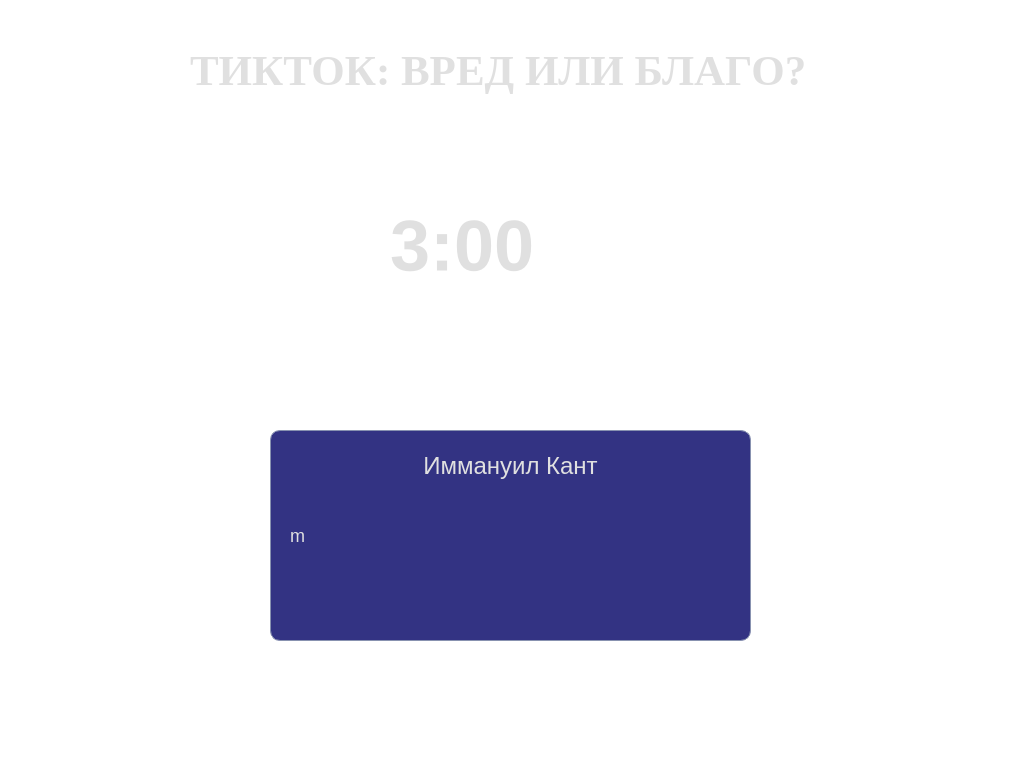
<?xml version="1.0" encoding="UTF-8"?>
<ui version="4.0">
 <class>DebateScreenWidget</class>
 <widget class="QWidget" name="DebateScreenWidget">
  <property name="geometry">
   <rect>
    <x>0</x>
    <y>0</y>
    <width>1024</width>
    <height>768</height>
   </rect>
  </property>
  <property name="windowTitle">
   <string>Form</string>
  </property>
  <property name="styleSheet">
   <string notr="true">QWidget#DebateScreenWidget {
    background-image: url(:/assets/stage_background.png); 
    background-repeat: no-repeat;
    background-position: center;
	background-color: transparent;
}</string>
  </property>
  <widget class="QLabel" name="user">
   <property name="geometry">
    <rect>
     <x>50</x>
     <y>310</y>
     <width>161</width>
     <height>231</height>
    </rect>
   </property>
   <property name="text">
    <string/>
   </property>
   <property name="pixmap">
    <pixmap resource="resources.qrc">:/assets/user_avatar_no_bg.png</pixmap>
   </property>
   <property name="scaledContents">
    <bool>true</bool>
   </property>
  </widget>
  <widget class="QLabel" name="left">
   <property name="geometry">
    <rect>
     <x>10</x>
     <y>410</y>
     <width>281</width>
     <height>371</height>
    </rect>
   </property>
   <property name="text">
    <string/>
   </property>
   <property name="pixmap">
    <pixmap resource="resources.qrc">:/assets/left.png</pixmap>
   </property>
   <property name="scaledContents">
    <bool>true</bool>
   </property>
  </widget>
  <widget class="QLabel" name="opp">
   <property name="geometry">
    <rect>
     <x>800</x>
     <y>310</y>
     <width>161</width>
     <height>231</height>
    </rect>
   </property>
   <property name="text">
    <string/>
   </property>
   <property name="pixmap">
    <pixmap resource="resources.qrc">:/assets/assetskant_avatar_no_bg.png</pixmap>
   </property>
   <property name="scaledContents">
    <bool>true</bool>
   </property>
  </widget>
  <widget class="QLabel" name="right">
   <property name="geometry">
    <rect>
     <x>730</x>
     <y>420</y>
     <width>281</width>
     <height>371</height>
    </rect>
   </property>
   <property name="text">
    <string/>
   </property>
   <property name="pixmap">
    <pixmap resource="resources.qrc">:/assets/right.png</pixmap>
   </property>
   <property name="scaledContents">
    <bool>true</bool>
   </property>
  </widget>
  <widget class="QLabel" name="topic">
   <property name="geometry">
    <rect>
     <x>190</x>
     <y>0</y>
     <width>711</width>
     <height>141</height>
    </rect>
   </property>
   <property name="font">
    <font>
     <family>Times New Roman</family>
     <pointsize>32</pointsize>
     <bold>true</bold>
    </font>
   </property>
   <property name="styleSheet">
    <string notr="true">background-color: transparent;
border: none;
color: #E0E0E0; 
font-family: 'Times New Roman', serif; 
font-weight: bold;</string>
   </property>
   <property name="text">
    <string>ТИКТОК: ВРЕД ИЛИ БЛАГО?</string>
   </property>
  </widget>
  <widget class="QLabel" name="time">
   <property name="geometry">
    <rect>
     <x>390</x>
     <y>180</y>
     <width>331</width>
     <height>131</height>
    </rect>
   </property>
   <property name="styleSheet">
    <string notr="true">background-color: transparent;
border: none;
color: #E0E0E0;
font-family: 'Courier New', monospace; 
font-size: 72px;
font-weight: bold;</string>
   </property>
   <property name="text">
    <string>3:00</string>
   </property>
  </widget>
  <widget class="QLabel" name="subtitleLabel">
   <property name="geometry">
    <rect>
     <x>270</x>
     <y>430</y>
     <width>481</width>
     <height>211</height>
    </rect>
   </property>
   <property name="styleSheet">
    <string notr="true">QLabel#subtitleLabel {
    background-color: rgba(0, 0, 100, 0.8); /* Полупрозрачный фон */
    color: #E0E0E0;
    font-size: 18px;
    border: 1px solid #8892b0;
    border-radius: 10px;
    padding: 15px; 
}</string>
   </property>
   <property name="text">
    <string>m</string>
   </property>
   <property name="wordWrap">
    <bool>true</bool>
   </property>
  </widget>
  <widget class="QLabel" name="subtitletopicLabel">
   <property name="geometry">
    <rect>
     <x>270</x>
     <y>430</y>
     <width>481</width>
     <height>71</height>
    </rect>
   </property>
   <property name="styleSheet">
    <string notr="true">QLabel#subtitletopicLabel {
    background-color: rgba(0, 0,0, 0.0); /* Полупрозрачный фон */
    color: #E0E0E0;
    font-size: 24px;
}</string>
   </property>
   <property name="text">
    <string>Иммануил Кант</string>
   </property>
   <property name="alignment">
    <set>Qt::AlignCenter</set>
   </property>
  </widget>
 </widget>
 <resources>
  <include location="resources.qrc"/>
 </resources>
 <connections/>
</ui>
